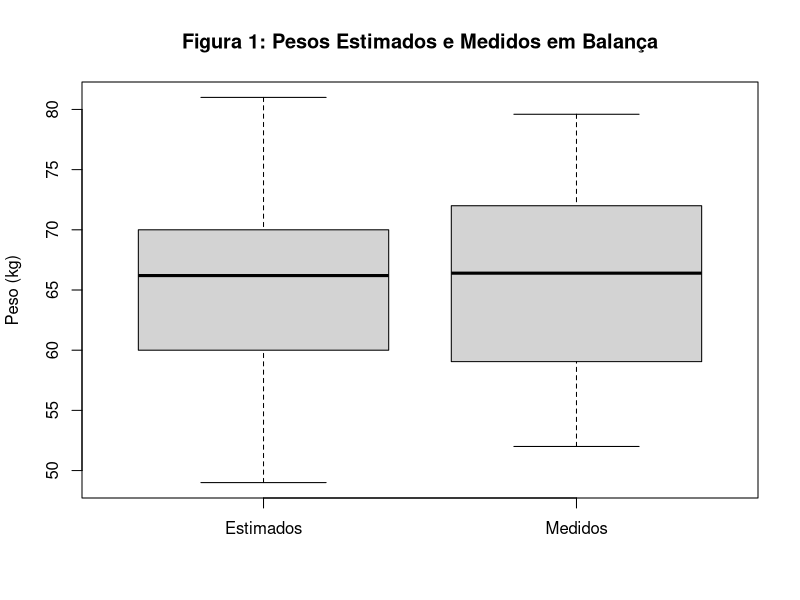
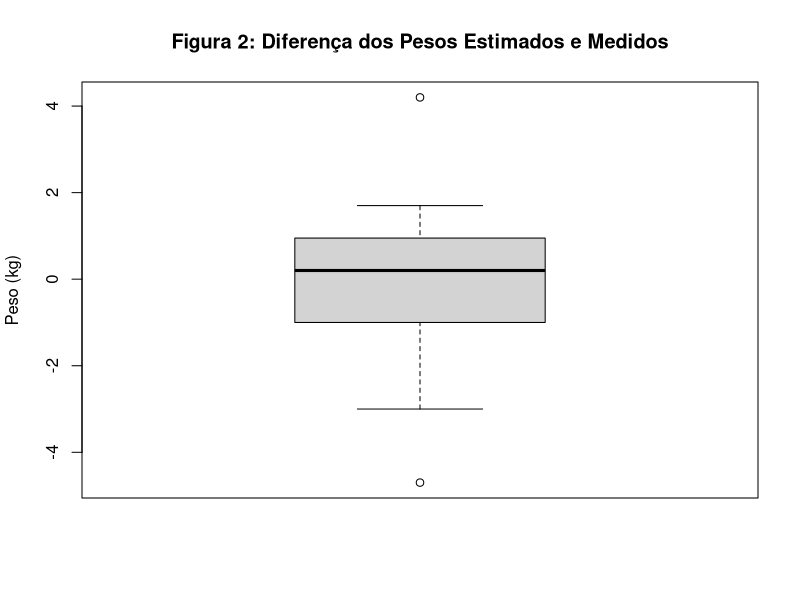
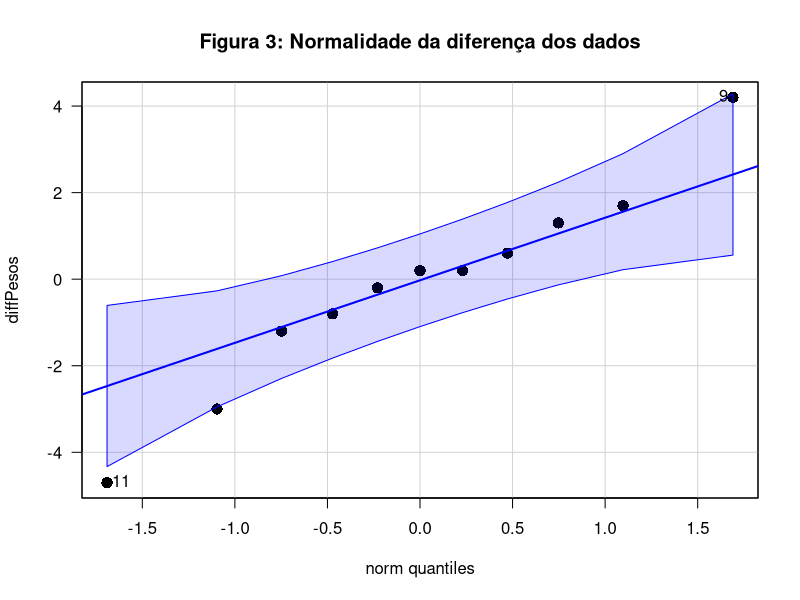

Reproduce these figures in R, in order. (Note: this script raises an error after producing the figures.)
## ---- chunk 1
knitr::opts_chunk$set(echo = TRUE)
## ---- chunk 2
#Ler dados de entrada
dados <- read.table("dados.csv", header=TRUE, sep=",");
aggdata <- aggregate(dados$Peso~dados$Fonte,data=dados,FUN=mean);
summary(aggdata);

#Separando
estimados <- c(0);
ei <- 1;
medidos <- c(0);
mi <- 1;
for (i in seq(1:22)) {
  if (dados$Fonte[i] == 'Estimado') {
    estimados[ei] <- dados$Peso[i];
    ei <- ei + 1;
  } else {
    medidos[mi] <- dados$Peso[i];
    mi <- mi + 1;
  }
}

#Boxplot Pesos Estimados e Medidos em Balança
boxplot(estimados, medidos, ylab="Peso (kg)",
        names=c("Estimados","Medidos"), col = "lightgray",
        main="Figura 1: Pesos Estimados e Medidos em Balança");
## ---- chunk 3
#Boxplot Diferença dos Pesos Estimados e Medidos
diffPesos <- estimados - medidos;
boxplot(diffPesos, ylab="Peso (kg)",
        names=c("Diferença"), col = "lightgray",
        main="Figura 2: Diferença dos Pesos Estimados e Medidos")
## ---- chunk 4
# qqPlot para testar a normalidade das diferenças entre
# o peso estimado e o peso medido.
require("car");
qqPlot(diffPesos, pch=16, cex=1.5, las=1, main="Figura 3: Normalidade da diferença dos dados");
## ---- chunk 5
#Teste t pareado
t.test(dados$Peso~dados$Fonte, paired=T, data=aggdata)
## ---- chunk 6
#Teste de potência
s <- sd(diffPesos);
power.t.test(n=11,
             delta=0.5,
             sd=s,
             sig.level=0.05,
             type="paired");
## ---- chunk 7
#Parâmetros de plots.
par(bg = "#dddddd");

#Potência variando tamanho de efeito.
delta <- 0.5;
powerBySe <- c(0);
es <- c(0);
for (i in seq(1:300)) {
  powerBySe[i] <- power.t.test(n=11,
                               delta=delta,
                               sd=s,
                               sig.level=0.05,
                               type="paired")$power;
  es[i] <- delta;
  delta <- delta + 0.01;
}
plot(es, powerBySe, type="l", lwd=2, las=1,
     main="Figura 4: Potência x Tamanho de Efeito", xlab="Tamanho de Efeito", ylab="Potência");
grid(NA,NULL,"white",lwd=2,lty=1);
## ---- chunk 8
#Potência variando quantidade de amostras.
n <- 11;
powerByN <- c(0);
ni <- c(0);
for (i in seq(1:1000)) {
  powerByN[i] <- power.t.test(n=n,
                               delta=0.5,
                               sd=s,
                               sig.level=0.05,
                               type="paired")$power;
  ni[i] <- n;
  n <- n + 0.5;
}
plot(ni, powerByN, type="l", lwd=2, las=1, 
     main="Figura 5: Potência x Tamanho da Amostra", xlab="Tamanho da Amostra", ylab="Potência");
grid(NA,NULL,"white",lwd=2,lty=1)
